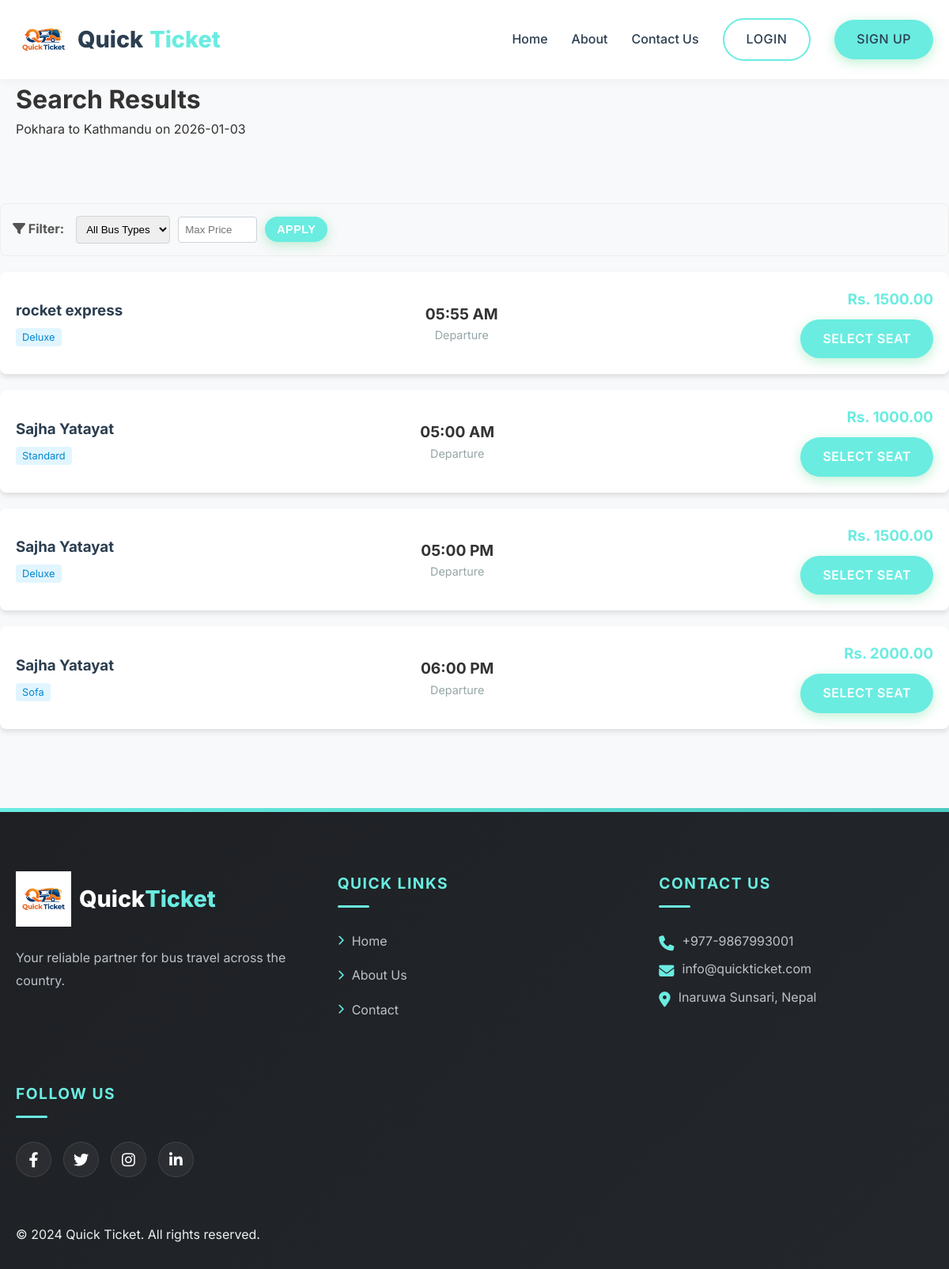
Page /search.php?from=Pokhara&to=Kathmandu&date=2026-01-03 on the committed database.
### tables this page shows
CREATE TABLE `routes` (
  `id` int(6) unsigned NOT NULL AUTO_INCREMENT,
  `bus_id` int(6) unsigned DEFAULT NULL,
  `source` varchar(100) NOT NULL,
  `destination` varchar(100) NOT NULL,
  `departure_date` date NOT NULL,
  `departure_time` time NOT NULL,
  `price` decimal(10,2) NOT NULL,
  `created_at` timestamp NOT NULL DEFAULT current_timestamp(),
  PRIMARY KEY (`id`),
  KEY `bus_id` (`bus_id`),
  CONSTRAINT `routes_ibfk_1` FOREIGN KEY (`bus_id`) REFERENCES `buses` (`id`)
);

CREATE TABLE `buses` (
  `id` int(6) unsigned NOT NULL AUTO_INCREMENT,
  `bus_name` varchar(100) NOT NULL,
  `bus_number` varchar(50) NOT NULL,
  `bus_type` varchar(50) NOT NULL,
  `total_seats` int(3) NOT NULL,
  `created_at` timestamp NOT NULL DEFAULT current_timestamp(),
  PRIMARY KEY (`id`)
);

### search.php (the view, shortened to what this page needs)
<?php
include 'includes/header.php';
$from = isset($_GET['from']) ? $_GET['from'] : '';
$to = isset($_GET['to']) ? $_GET['to'] : '';
$date = isset($_GET['date']) ? $_GET['date'] : '';
?>
<div class="page-header">
    <div class="container">
        <h1>Search Results</h1>
        <p><?php echo ucfirst($from); ?> to <?php echo ucfirst($to); ?> on <?php echo $date; ?></p>
    </div>
</div>
<div class="container section-padding">
    <div class="filters">
        <span style="font-weight: bold; color: #555;"><i class="fas fa-filter"></i> Filter:</span>
        <form action="" method="GET">
            <select name="type" style="padding: 8px; border: 1px solid #ced4da; border-radius: 4px;">
                <option value="">All Bus Types</option>
            </select>
            <input type="number" name="max_price" placeholder="Max Price" value="<?php echo isset($_GET['max_price']) ? htmlspecialchars($_GET['max_price']) : ''; ?>" style="padding: 8px; border: 1px solid #ced4da; border-radius: 4px; width: 100px;">
            <button type="submit" class="btn btn-primary" style="padding: 8px 15px; font-size: 0.9rem;">Apply</button>
        </form>
    </div>
    <div class="search-results">
        <?php
        if ($from && $to && $date) {
            $sql = "SELECT r.*, b.bus_name, b.bus_type, b.total_seats
                    FROM routes r
                    JOIN buses b ON r.bus_id = b.id
                    WHERE r.source LIKE '%$from%' AND r.destination LIKE '%$to%' AND r.departure_date = '$date'";
            $result = $conn->query($sql);
            if ($result->num_rows > 0) {
                while ($row = $result->fetch_assoc()) {
                    ?>
                    <div class="bus-card">
                        <div class="bus-info">
                            <h3 style="color: var(--secondary-color); margin-bottom: 5px;"><?php echo $row['bus_name']; ?></h3>
                            <span class="badge" style="background: #e1f5fe; color: #0288d1; padding: 4px 8px; border-radius: 4px; font-size: 0.8rem;"><?php echo $row['bus_type']; ?></span>
                        </div>
                        <div class="route-time">
                            <div style="text-align: center;">
                                <p style="font-size: 1.2rem; font-weight: bold;"><?php echo date('h:i A', strtotime($row['departure_time'])); ?></p>
                                <p style="color: var(--gray); font-size: 0.9rem;">Departure</p>
                            </div>
                        </div>
                        <div class="price-action" style="text-align: right;">
                            <h3 style="color: var(--primary-color); margin-bottom: 10px;">Rs. <?php echo $row['price']; ?></h3>
                            <a href="book.php?route_id=<?php echo $row['id']; ?>" class="btn btn-primary">Select Seat</a>
                        </div>
                    </div>
                    <?php
                }
            }
        } else {
            echo "<p>Please provide search criteria.</p>";
        }
        ?>
    </div>
</div>
<?php include 'includes/footer.php'; ?>

### assets/css/style.css (style rules this page uses)
* { margin: 0; padding: 0; box-sizing: border-box; }
body { font-family: 'Inter', -apple-system, BlinkMacSystemFont, "Segoe UI", Roboto, sans-serif; color: var(--text-color); line-height: 1.6; background-color: var(--light-bg); }
a { text-decoration: none; color: inherit; transition: var(--transition); }
.container { max-width: 1200px; margin: 0 auto; padding: 0 20px; }
.btn { display: inline-block; padding: 12px 28px; border-radius: 50px; font-weight: 600; cursor: pointer; border: none; font-size: 1rem; transition: var(--transition); text-transform: uppercase; letter-spacing: 0.5px; }
.btn-primary { background-color: var(--primary-color); color: var(--white); box-shadow: 0 4px 15px rgba(46, 204, 113, 0.3); }
.section-padding { padding: 80px 0; }
.filters { background: #f8f9fa; padding: 15px; border-radius: 8px; margin-bottom: 20px; display: flex; flex-wrap: wrap; gap: 15px; align-items: center; border: 1px solid #eee; }
.filters form { display: flex; gap: 10px; flex-wrap: wrap; align-items: center; flex: 1; }
.bus-card { background: #fff; padding: 20px; border-radius: 8px; box-shadow: 0 4px 6px rgba(0, 0, 0, 0.1); margin-bottom: 20px; display: flex; align-items: center; justify-content: space-between; flex-wrap: wrap; gap: 20px; }

### rows in the picture
routes: bus.bus_name "rocket express", bus.bus_type "Deluxe", departure_time "05:55 AM", price "1500.00"
routes: bus.bus_name "Sajha Yatayat", bus.bus_type "Standard", departure_time "05:00 AM", price "1000.00"
routes: bus.bus_name "Sajha Yatayat", bus.bus_type "Deluxe", departure_time "05:00 PM", price "1500.00"
routes: bus.bus_name "Sajha Yatayat", bus.bus_type "Sofa", departure_time "06:00 PM", price "2000.00"

### other values in the picture
$from "Pokhara"
$to "Kathmandu"
$date "2026-01-03"
